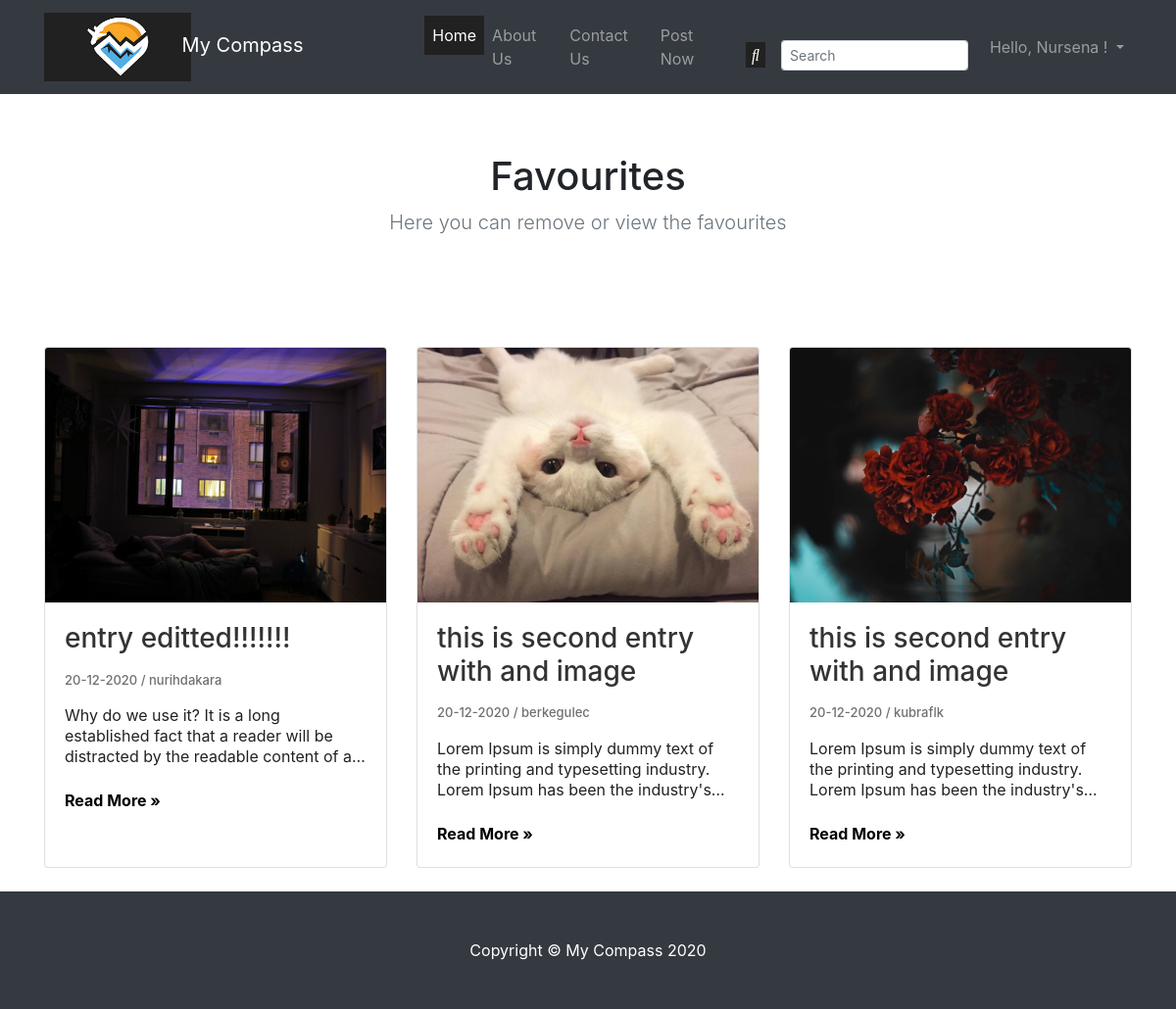
Page /users/favorite_list/ (signed in) on the committed database.
### entries/models.py (models this page shows, shortened)
class Entry(models.Model):
    entry_title = models.CharField(max_length=50)
    entry_text = models.TextField()
    entry_date = models.DateTimeField(
        auto_now_add=True)
    entry_author = models.ForeignKey(User,
                                     on_delete=models.CASCADE)
    image = models.ImageField(upload_to='images/',
                              blank=False)  # default image url is deleted because image field made required by the way
    likes = models.ManyToManyField(User, related_name='blog_entries', blank=True, null=True)
    favorites = models.ManyToManyField(User, related_name='entry_favorites', blank=True, null=True)
    class Meta:
        verbose_name_plural = "Entries"

### users/views.py (the view)
# urls.py: path('favorite_list/', views.favorite_list, name='favorite_list')
def favorite_list(request):
    favorites = Entry.objects.order_by('-entry_date').filter(favorites=request.user)
    context = {'favorites': favorites}
    return render(request, 'users/favorite_list.html', context)

### users/templates/users/favorite_list.html (shortened to what this page needs)
{% extends 'entries/base.html' %}
{% load static %}
{% block content %}
    <div class="col-md-12 col-lg-12 col-sm-12">
        <section class="jumbotron text-center bg-white">
            <div class="container">
                <h1>Favourites</h1>
                <p class="lead text-muted">Here you can remove or view the favourites</p>
            </div>
        </section>
    </div>
    {% for entry in favorites %}
        <div class="col-sm-12 col-md-4 col-lg-4">
            <div class="card mb-4">
                <img class="card-img-top entry-img-main" src="{{ entry.image.url }}" height=”300” width=”750”
                     alt="Card image cap">
                <div class="card-body" style="height: 270px;">
                    <div class="index-title-entry">
                        <h3 class="card-title index-title-entry">{{ entry.entry_title }}</h3>
                    </div>
                    <div class="date-author-detail">
                        <span>{{ entry.entry_date| date:'d-m-Y' }} / </span>
                        <span><a
                                href="{% url 'user_profile' entry.entry_author.profile.pk %}">{{ entry.entry_author }}</a></span>
                    </div>
                    <div class="entry-text-main">
                        <p class="card-text">{{ entry.entry_text |truncatechars:150 }}</p>
                    </div>
                    <a class="read-more-btn" href="{% url 'entry-detail' entry.pk %}">Read More »</a>
                </div>
            </div>
        </div>
    {% endfor %}
{% endblock %}

### entries/templates/entries/base.html (shortened to what this page needs)
{% load static %}
<!DOCTYPE html>
<html lang="en">
<head>
    <link href="{% static 'entries/vendor/bootstrap/css/bootstrap.min.css' %}" rel="stylesheet">
    <link href="{% static 'entries/css/delete-modal.css' %}" rel="stylesheet">
    <link href="{% static 'entries/css/style.css' %}" rel="stylesheet">
    <link rel="stylesheet" href="https://cdnjs.cloudflare.com/ajax/libs/font-awesome/4.7.0/css/font-awesome.min.css">
    <link rel="stylesheet" id="ecommerce.css-css"
          href="https://mdbcdn.b-cdn.net/wp-content/themes/mdbootstrap4/css/compiled-ecommerce-4.18.0.min.css?ver=4.18.0"
          type="text/css" media="all">
</head>
<body>
<div class="header-wrapper">
    <div class="container">
        <header role="banner">
            <nav class="navbar navbar-expand-lg navbar-dark bg-dark fixed-top">
                <div class="container">
                    <div class="logo-brand">
                        <a class="navbar-brand" href="{% url 'blog-home' %}">
                            <img src="{% static 'djangoProject/images/logo-9.png' %}"
                                 style="width: 150px;height: 70px;">
                        </a>
                        <a class="navbar-brand" href="{% url 'blog-home' %}" style="margin-left: -30px;">My Compass</a>
                    </div>
                    <div class="collapse navbar-collapse" id="navbarResponsive">
                        <ul class="navbar-nav mr-auto" style="margin-left: 13% !important;">
                            <li class="nav-item active">
                                <a class="nav-link blog-home" href="{% url 'blog-home' %}">Home
                                </a>
                            </li>
                            <li class="nav-item">
                                <a class="nav-link" href="{% url 'aboutus' %}">About Us </a>
                            </li>
                            <li class="nav-item">
                                <a class="nav-link" href="{% url 'contactus' %}">Contact Us </a>
                            </li>
                            {% if user.is_authenticated %}
                                <li class="nav-item">
                                <a class="nav-link" href="{% url 'create_entry' %}">Post Now</a>
                            {% endif %}
                        </ul>
                        <ul class="navbar-nav ml-auto">
                            <form action="{% url 'search' %}" method="GET"
                                  class="form-inline d-flex justify-content-center md-form form-sm mt-3">
                                <button class="search-button" type="submit"><i class="fas fa-search text-white"
                                                                               aria-hidden="true"></i></button>
                                <input id="query" name="search" class="form-control form-control-sm ml-3 w-75"
                                       type="text"
                                       placeholder="Search" aria-label="Search" value="{{ request.GET.search }}"
                                       aria-label="Search">
                            </form>
                        </ul>
                        <div class="form-inline my-2 my-lg-2">
                            <ul class="navbar-nav profile-menu-drop-down">
                                {% if user.is_authenticated %}
                                    <li class="nav-item dropdown">
                                        <a class="nav-link dropdown-toggle" href="#" id="navbarDropdownMenuLink"
                                           role="button"
                                           data-toggle="dropdown" aria-haspopup="true" aria-expanded="false">Hello,
                                            {{ request.user.first_name }} !
                                        </a>
                                    </li>
                                {% else %}
                                    <a href="{% url 'register' %}" class="btn btn-warning">Sign Up</a>
                                {% endif %}
                            </ul>
                        </div>
                    </div>
                </div>
            </nav>
        </header>
    </div>
</div>
<div class="container" style="margin-top: 3%;">
    <div class="row">
        {% block content %} {% endblock %}
    </div>
</div>
<footer class="py-5 bg-dark">
    <div class="container">
        <p class="m-0 text-center text-white">Copyright &copy; My Compass 2020</p>
    </div>
</footer>
</body>
</html>

### entries/static/entries/css/style.css (style rules this page uses)
.entry-img-main { height: 260px !important; max-width: 100% !important; object-fit: cover !important; }
.date-author-detail span, span a { margin-bottom: 3%; font-size: 13px; font-weight: 500; color: #707070; }
.index-title-entry { color: #333; height: auto; }
.entry-text-main { height: 85px; margin-top: 5%; }
.entry-text-main p { color: #020101DE; line-height: 21px; display: -webkit-box; -webkit-line-clamp: 3; -webkit-box-orient: vertical; overflow: hidden; }
.read-more-btn { font-weight: bold; color: #000000; display: block; }
.search-button { color: #212121; background-color: #212121 !important; border: none !important; }
.blog-home { background-color: rgb(33 33 33) !important; }
body { padding-top: 56px; }

### rows in the picture
Entry: image (picture), entry_title "entry editted!!!!!!!", entry_date "20-12-2020", entry_author "nurihdakara", entry_text "Why do we use it? It is a long established fact that a reader will be distracted by the readable content of…"
Entry: image (picture), entry_title "this is second entry with and image", entry_date "20-12-2020", entry_author "berkegulec", entry_text "Lorem Ipsum is simply dummy text of the printing and typesetting industry. Lorem Ipsum has been the…"
Entry: image (picture), entry_title "this is second entry with and image", entry_date "20-12-2020", entry_author "kubraflk", entry_text "Lorem Ipsum is simply dummy text of the printing and typesetting industry. Lorem Ipsum has been the…"

### other values in the picture
{{ request.user.first_name }} "Nursena"
